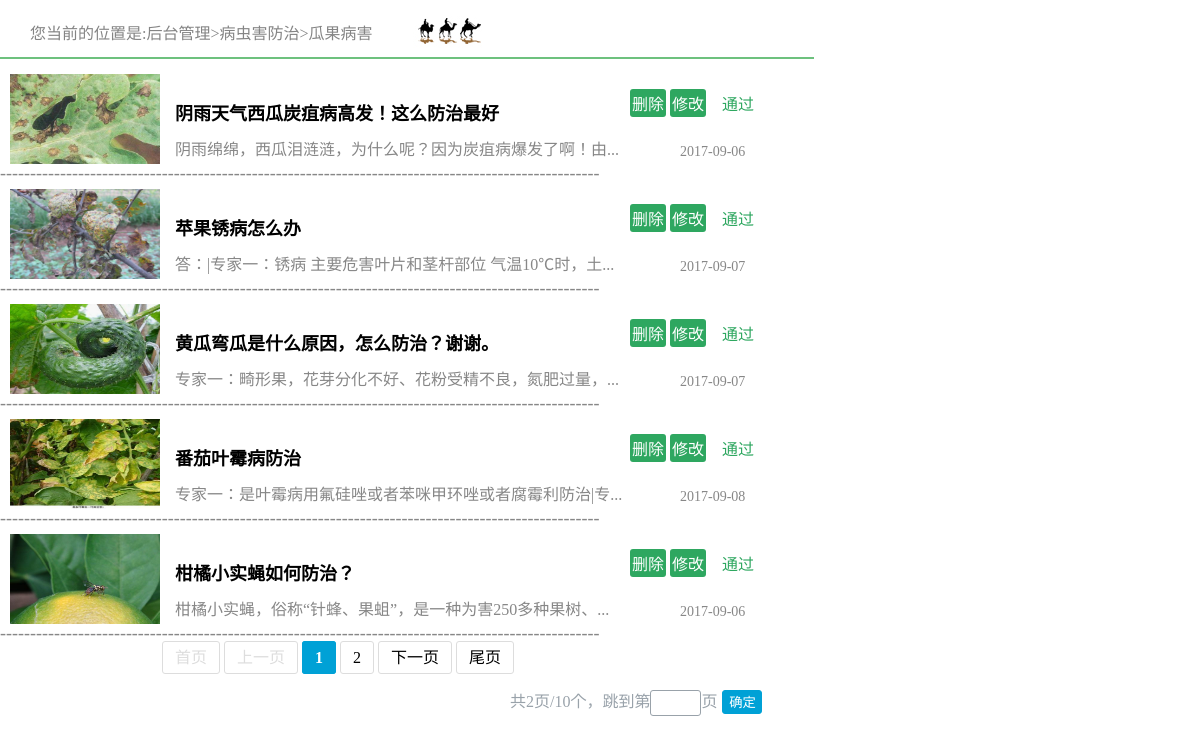
/houtai/bing_chong/bing_chong_iframe.php, run on the app's committed database.
### houtai/php/open.php (called while the page is built, shortened)
<?php
function open_form($form,$star,$many){
	$sql_form="SELECT * FROM `$form` ORDER BY `$form`.`id` ASC  LIMIT $star,$many";
	$result=mysql_query($sql_form,$GLOBALS['conn'] )or die("error connecting");
	return $result;
}
function substr_cut($str_cut,$length)
{
    if (strlen($str_cut) > $length)
    {
        for($i=0; $i < $length; $i++)
        if (ord($str_cut[$i]) > 128)    $i=$i+2;
        $str_cut = substr($str_cut,0,$i)."...";
    }
    return $str_cut;
}
?>

### houtai/php/functions_bing_chong.php (the view, shortened to what this page needs)
<?php
	include("open.php");
function titile($form){
	$div="<div class='title'>";
	$div.="<div class='nav'>";
	$div.="<span>您当前的位置是:</span>";
	$div.="<a href='../houtai.php' target='_blank'>后台管理></a><span>病虫害防治></span>";
	switch($form){
			case "illness-guaguo":$div.="<span>瓜果病害</span></div>";break;
						}
	$div.="<div class='background'></div></div>";
	echo $div;
}
function  fengye($form,$page){
	$star=($page-1)*5;
	$result=open_form($form,$star,5);
	$li="<ul class='ul'>";
	while($row=mysql_fetch_array($result)){
			$li.="<li><a href='bing_chong_detail.php?form=".$_GET["form"]."&id=";
			$li.=$row["id"];
			$li.="' target='_blank'><img src='../../bing_chong/";
			$li.=$row["picture"];
			$li.="'></a>";
			$li.="<a class='tit' href='bing_chong_detail.php?form=".$_GET["form"]."&id=".$row["id"];
			$li.="&page=".$_GET["page"];
			$li.="' target='_blank'>";
			$get_row=substr_cut($row["title"],60);
			$li.=$get_row;
			$li.="</a>";
			$li.="<a class='cont' href='bing_chong_detail.php?form=".$_GET["form"]."&id=".$row["id"];
			$li.="&page=".$_GET["page"];
			$li.="' target='_blank'>";
			$get_row=substr_cut($row["content"],80);
			$li.=$get_row;
			$li.="</a>";
			$li.="<p class=\"time\">";
			$li.=$row["time"];
			$li.="</p>";
				$li.="<a id='shanchu' href='../shanchu.php?form=".$form."&id=".$row["id"]."'>删除</a>";
					$li.="<a class='xiugai' href='../houtai_detail.php?form=".$form."&id=".$row["id"]."&module=bing_chong' target='_balnk'>修改</a>";
				if($row["view"]==1){
					$li.="<p class='shenghe1'>通过</p>";
				}
				else{
					$li.="<p class='shenghe2'>未审核</p>";
				}
			$li.="<p class=\"xian\">----------------------------------------------------------------------------------------------------</p></li>";
	}
	$li.="</ul>";
	echo $li;
			$total_sql="SELECT COUNT(*) FROM `$form`";
			$total_result=mysql_fetch_array(mysql_query($total_sql));
			$total=$total_result[0];
			$showPage=5;
			$total_pages=ceil($total/$showPage);
			$page_banner="<div class='banner' >";
			$kaishi=1;
			$end=$total_pages;
			if($page>1){
				$page_banner.="<a href=\"".$_SERVER['PHP_SELF']."?form={$_GET["form"]}&page=1\">首页</a>";
				$page_banner.="<a href=\"".$_SERVER['PHP_SELF']."?form={$_GET["form"]}&page=".($page-1)."\">上一页</a>";
			}
			else{
				$page_banner.="<span class='disable'>首页</span>";
				$page_banner.="<span class='disable'>上一页</span>";
			}
			for($i=$kaishi;$i<=$end;$i++){
				if($page==$i){
					$page_banner.="<span class='current'>{$i}</span>";
				}
				else{
					$page_banner.="<a href=\"".$_SERVER['PHP_SELF']."?form={$_GET["form"]}&page=".$i."\">{$i}</a>";
				}
			}
			if($page<$total_pages){
				$page_banner.="<a href=\"".$_SERVER['PHP_SELF']."?form={$_GET["form"]}&page=".($page+1)."\">下一页</a>";
				$page_banner.="<a href=\"".$_SERVER['PHP_SELF']."?form={$_GET["form"]}&page=".$total_pages."\">尾页</a>";
			}
			else{
				$page_banner.="<span class='disable'>下一页</span>";
				$page_banner.="<span class='disable'>尾页</span>";
			}
			$page_banner.="<form action='".$_SERVER['PHP_SELF']."' method='get'>";
			$page_banner.="共".$total_pages."页/".$total."个，";
			$page_banner.="<input type='hidden' name='form' value='{$_GET["form"]}'>";
			$page_banner.="跳到第<input class='in1' type='text' size='2' name='page'>页";
			$page_banner.="<input class='in2' type='submit' value='确定' />";
			$page_banner.="</form></div>";
			echo $page_banner;
}
?>

### houtai/css/chuShiHua.css (style rules this page uses)
body { margin: 0;padding: 0;font-family: "微软雅黑" }
* { text-decoration: none;list-style: none; padding:0px 0px 0px 0;margin: 0px 0px 0px 0px; border:none; }
p { padding:0px 0px 0px 0;margin: 0px 0px 0px 0px; }
a,input,button { outline:none;border:none }
a { color:#000; }
body { margin:0px auto; width:100%; background: #dddddd; }

### houtai/css/bing_chong/bing_chong_iframe.css (style rules this page uses)
body { width: 814px; height:800px; margin: 0 0 0 0; background: #FFFFFF; }
#content .title { border-bottom:2px solid #6dc17e; width:814px; height:57px; }
#content .title .nav { margin-top:20px; margin-left:30px; color:#848484; font-size: 16px; float:left; }
#content .title .nav a { color:#848484; }
#content .title .background { width: 109px; height:57px; background: url(../../information/nei-nav.jpg) no-repeat; float: left; }
#content ul { width:780px; }
#content ul li { width:780px; height:115px; position:relative; }
#content ul li a { display: block; }
#content ul li img { display: block; width:150px; height:90px; margin-left:10px; margin-top:15px; float: left; }
#content ul li .tit { display: block; font-size: 18px; font-weight:bold; width:600px; height:22px; float:left; margin-top:40px; margin-left:15px; }
#content ul li .cont { font-size: 16px; color:#878787; width:470px; height:20px; float:left; margin-top:15px; margin-left:15px; }
#content ul li .time { font-size: 14px; color:#878787; width:180px; height:20px; position: absolute; top:85px; left:680px; }
#content ul li .xian { font-size: 18px; color:#878787; width:780px; height:1px; position: absolute; line-height: 0px; top:114px; left:0px; }
#content ul li #shanchu { border-radius: 3px; padding: 2px; background:#2ea760; color:#FFFFFF; font-size: 16px; position: absolute; top:30px; left:630px; }
#content ul li .xiugai { border-radius: 3px; padding: 2px; background:#2ea760; color:#FFFFFF; font-size: 16px; position: absolute; top:30px; left:670px; }
#content ul li .shenghe1 { padding: 2px; color:#2ea760; font-size: 16px; position: absolute; top:30px; left:720px; }
#content .banner { font-size:16px; margin-top:10px; margin-left:160px; }
#content .banner a { border:1px solid #dddddd; border-radius:3px 3px; padding:7px 12px 7px 12px; margin:2px; text-decoration: none; }
#content .banner .current { border:1px solid #00a1d6; border-radius:3px 3px; padding:7px 12px 7px 12px; margin:2px; background:#00a1d6; color:#ffffff; font-weight: bold; }
#content .banner .disable { border:1px solid #dddddd; border-radius:3px 3px; padding:7px 12px 7px 12px; margin:2px; color:#dddddd; }
#content .banner form { margin-top:20px; margin-left:350px; color:#99a2aa; }
#content .banner form .in1 { border:1px solid #99a2aa; width:49px; height:24px; border-radius: 3px; }
#content .banner form .in2 { border:1px solid #00a1d6; width:40px; height:24px; border-radius: 3px; margin-left:5px; color:#ffffff; background:#00a1d6; cursor:pointer; }

### data on the page
illness-guaguo: value "阴雨天气西瓜炭疽病高发！这么防治最好 阴雨绵绵，西瓜泪涟涟，为什么呢？因为炭疽病爆发了啊！由... 2017-09-06", view "通过"
illness-guaguo: value "苹果锈病怎么办 答：|专家一：锈病 主要危害叶片和茎杆部位 气温10℃时，土... 2017-09-07", view "通过"
illness-guaguo: value "黄瓜弯瓜是什么原因，怎么防治？谢谢。 专家一：畸形果，花芽分化不好、花粉受精不良，氮肥过量，... 2017-09-07", view "通过"
illness-guaguo: value "番茄叶霉病防治 专家一：是叶霉病用氟硅唑或者苯咪甲环唑或者腐霉利防治|专... 2017-09-08", view "通过"
illness-guaguo: value "柑橘小实蝇如何防治？ 柑橘小实蝇，俗称“针蜂、果蛆”，是一种为害250多种果树、... 2017-09-06", view "通过"

### other printed values
$page_banner "共2页/10个，"
